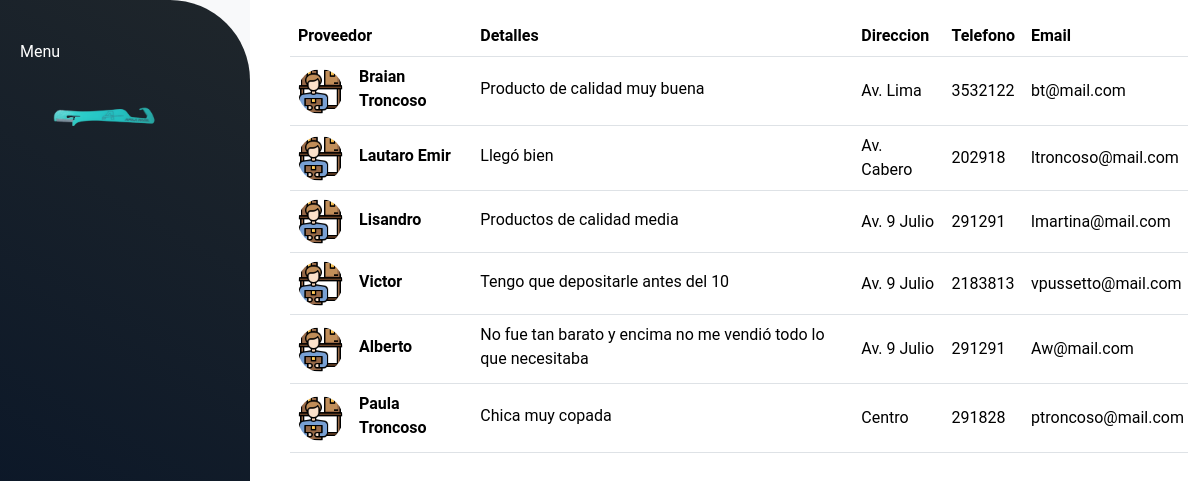
Screenshot of /proveedores/ with the database file from the repository.
### proveedores/models.py (models this page shows, shortened)
class Proveedores(models.Model):
    nombre = models.CharField(max_length=50)
    detalle = models.CharField(max_length=200, blank=True)
    direccion = models.CharField(max_length=100)
    telefono = models.IntegerField(null=True, blank=True)
    email = models.CharField(max_length=100)
    imagen = models.TextField(null=True, blank=True)
    def get_imagen_url(self):
        if self.imagen:
            return f"/static/img/{self.imagen}"
        else:
            return "/static/img/proveedor.png"
    class Meta:
        db_table = 'proveedores'
        verbose_name = "Proveedores"

### proveedores/views.py (the view)
# urls.py: path('', views.mostrar_proveedores, name='proveedores'),
def mostrar_proveedores(request):
    proveedores = Proveedores.objects.all()
    return render(request,'proveedores.html',{'proveedores': proveedores, 'mensaje': "No hay Proveedores"})

### proveedores/templates/proveedores.html (shortened to what this page needs)
{% extends "materias_primas/layout.html" %}
{% load static %}
{% block content %}
{% if proveedores%}
<div class="container" id="altura">
    <table class="table align-middle mb-0 bg-white m-3 mb-5" >
        <thead class="bg-light">
        <tr>
            <th>Proveedor</th>
            <th>Detalles</th>
            <th>Direccion</th>
            <th>Telefono</th>
            <th>Email</th>
        </tr>
        </thead>
        <tbody>
        {% for proveedor in proveedores %}
            <tr>
                <td>
                <div class="d-flex align-items-center" >
                    <img
                        src="{{ proveedor.get_imagen_url }}"
                        alt="NO-IMG"
                        style="width: 45px; height: 45px"
                        class="rounded-circle"
                        />
                    <div class="ms-3">
                    <p class="fw-bold mb-1 ml-2">{{proveedor.nombre}}</p>
                    </div>
                </div>
                </td>
                <td>
                <p class="fw-normal mb-1">{{ proveedor.detalle }}</p>
                </td>
                <td>{{ proveedor.direccion }}</td>
                <td>{{ proveedor.telefono }}</td>
                <td>{{ proveedor.email }}</td>
            </tr>
        {%endfor%}
        </tbody>
    </table>
{%else%}
    {{ mensaje }}
{%endif%}
</div>
{% endblock %}

### static/style.css (style rules this page uses)
body { font-family: 'Roboto' !important; width: 100% !important; height: 100vh !important; margin: 0; }
#altura { max-height: 100vh !important; overflow-y: auto !important; }

### rows the page displays
Proveedores: nombre "Braian Troncoso", detalle "Producto de calidad muy buena", direccion "Av. Lima", telefono "3532122", email "bt@mail.com"
Proveedores: nombre "Lautaro Emir", detalle "Llegó bien", direccion "Av. Cabero", telefono "202918", email "ltroncoso@mail.com"
Proveedores: nombre "Lisandro", detalle "Productos de calidad media", direccion "Av. 9 Julio", telefono "291291", email "lmartina@mail.com"
Proveedores: nombre "Victor", detalle "Tengo que depositarle antes del 10", direccion "Av. 9 Julio", telefono "2183813", email "vpussetto@mail.com"
Proveedores: nombre "Alberto", detalle "No fue tan barato y encima no me vendió todo lo que necesitaba", direccion "Av. 9 Julio", telefono "291291", email "Aw@mail.com"
Proveedores: nombre "Paula Troncoso", detalle "Chica muy copada", direccion "Centro", telefono "291828", email "ptroncoso@mail.com"
